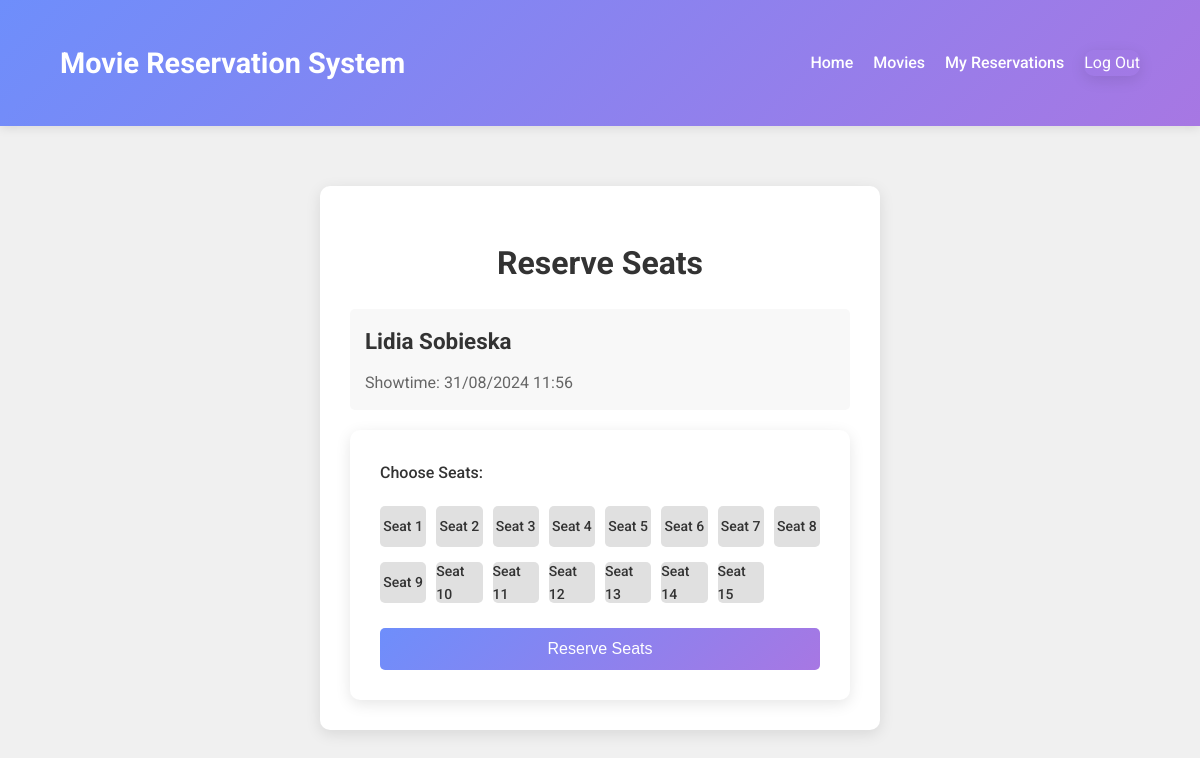
The page /movies/reservation/2/ (signed in) on the database as committed earlier.
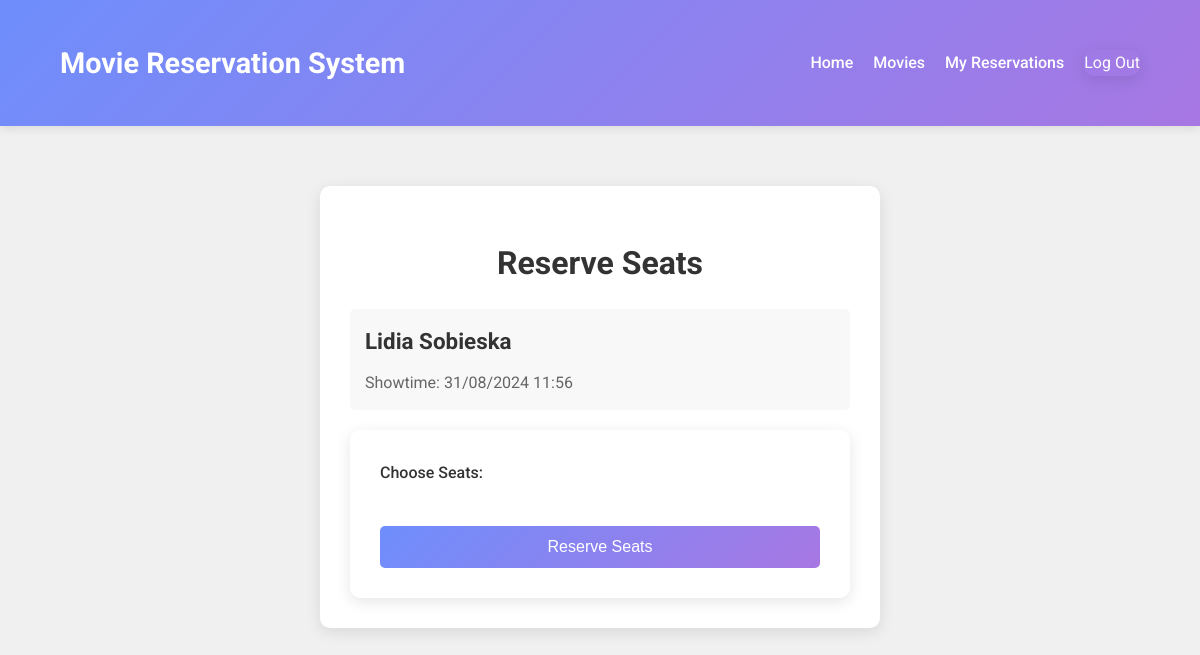
The same page on the database as committed later.
### reservations/models.py (models this page shows, shortened)
class Showtime(models.Model):
    movie = models.ForeignKey(Movie, on_delete=models.CASCADE)
    start_time = models.DateTimeField()
    end_time = models.DateTimeField()
    num_seats = models.PositiveIntegerField(default=50)
    @property
    def formatted_start_time(self):
        return format_datetime(self.start_time)

class Movie(models.Model):
    title = models.CharField(max_length=250)
    description = models.TextField()
    poster_image = models.URLField()
    genre = models.ManyToManyField(Genre)

class Seat(models.Model):
    showtime = models.ForeignKey(Showtime, on_delete=models.CASCADE)
    seat_number = models.CharField(max_length=10)
    is_available = models.BooleanField(default=True)

### reservations/views.py (the view, shortened to what this page needs)
# urls.py: path('reservation/<int:showtime_id>/', views.reservation_form, name='reservation_form'),
@login_required
def reservation_form(request, showtime_id):
    showtime = get_object_or_404(Showtime, pk=showtime_id)
    seats = Seat.objects.filter(showtime=showtime)
    context = {
        'showtime': showtime,
        'seats': seats
    }
    return render(request, 'reservations/reservation_form.html', context)

### reservations/utils/datetime_utils.py (called while the page is built)
def format_datetime(dt, format_string="%d/%m/%Y %H:%M"):
    return dt.strftime(format_string)

### templates/reservations/reservation_form.html (shortened to what this page needs)
{% extends "base.html" %}
{% block content %}
<div class="reservation-form-container">
    <h1>Reserve Seats</h1>
    <div class="movie-info">
        <h2>{{ showtime.movie.title }}</h2>
        <p>Showtime: {{ showtime.formatted_start_time }}</p>
    </div>
    <form method="post" class="reservation-form">
        <div class="form-group">
            <label>Choose Seats:</label>
            <div class="seat-map">
                {% for seat in seats %}
                    <div class="seat {% if not seat.is_available %}unavailable{% endif %}">
                        <label for="seat-{{ seat.id }}">{{ seat.seat_number }}</label>
                    </div>
                {% endfor %}
            </div>
        </div>
        <button type="submit" class="reserve-button">Reserve Seats</button>
    </form>
</div>
{% endblock %}

### templates/base.html (shortened to what this page needs)
{% load static %}
<!DOCTYPE html>
<html lang="en">
<head>
    <link rel="stylesheet" href="{% static 'style.css' %}">
</head>
<body>
    <header>
        <div class="container">
            <h1>Movie Reservation System</h1>
            <nav>
                <ul>
                    <li><a href="{% url 'home' %}">Home</a></li>
                    <li><a href="{% url 'movie_list' %}">Movies</a></li>
                    {% if user.is_authenticated %}
                        <li><a href="{% url 'user_reservations' %}">My Reservations</a></li>
                        <li>
                            <form method="post" action="{% url 'logout' %}" class="logout-form">
                                <button type="submit" class="nav-link">Log Out</button>
                            </form>
                        </li>
                    {% else %}
                        <li><a href="{% url 'login' %}">Log In</a></li>
                        <li><a href="{% url 'signup' %}">Sign Up</a></li>
                    {% endif %}
                </ul>
            </nav>
        </div>
    </header>
    <main class="container">
        {% block content %}
        {% endblock %}
    </main>
</body>
</html>

### static/style.css (style rules this page uses)
body { font-family: 'Roboto', sans-serif; line-height: 1.6; color: #333; background-color: #f0f0f0; margin: 0; padding: 0; }
.container { width: 90%; max-width: 1200px; margin: auto; padding: 20px; }
header { background: linear-gradient(135deg, #6e8efb, #a777e3); padding: 20px 0; box-shadow: 0 2px 10px rgba(0,0,0,0.1); }
header .container { display: flex; justify-content: space-between; align-items: center; }
header h1 { color: #ffffff; margin: 0; font-size: 1.8rem; font-weight: 700; }
nav ul { list-style-type: none; padding: 0; margin: 0; display: flex; }
nav li { margin-left: 20px; }
nav a, .nav-link { color: #ffffff; text-decoration: none; font-size: 16px; font-weight: 500; transition: opacity 0.3s ease; display: inline-block; }
.logout-form { margin: 0; padding: 0; display: flex; align-items: center; background: none; color: #fff; }
.nav-link { background: none; border: none; padding: 0; font: inherit; cursor: pointer; color: inherit; }
form { background: #ffffff; padding: 30px; border-radius: 10px; box-shadow: 0 4px 15px rgba(0,0,0,0.1); }
button { display: inline-block; background: linear-gradient(135deg, #6e8efb, #a777e3); color: #fff; padding: 12px 24px; border: none; border-radius: 5px; cursor: pointer; font-size: 16px; font-weight: 500; transition: opacity 0.3s ease; }
.reservation-form-container { background: #ffffff; border-radius: 10px; padding: 30px; box-shadow: 0 4px 15px rgba(0,0,0,0.1); max-width: 500px; margin: 40px auto; }
.reservation-form-container h1 { color: #333; margin-bottom: 20px; text-align: center; }
.movie-info { background: #f8f8f8; border-radius: 5px; padding: 15px; margin-bottom: 20px; }
.movie-info h2 { color: #333; margin: 0 0 10px 0; font-size: 1.4rem; }
.movie-info p { color: #666; margin: 0; }
.reservation-form .form-group { margin-bottom: 20px; }
.reservation-form label { display: block; margin-bottom: 5px; color: #333; font-weight: 500; }
.reserve-button { display: block; width: 100%; padding: 12px; background: linear-gradient(135deg, #6e8efb, #a777e3); color: #fff; border: none; border-radius: 5px; font-size: 16px; font-weight: 500; cursor: pointer; transition: opacity 0.3s ease; }

Rows that differ between the two databases and show on the page:
removed Seat: seat_number "Seat 1"
removed Seat: seat_number "Seat 2"
removed Seat: seat_number "Seat 3"
removed Seat: seat_number "Seat 4"
removed Seat: seat_number "Seat 5"
removed Seat: seat_number "Seat 6"
removed Seat: seat_number "Seat 7"
removed Seat: seat_number "Seat 8"
removed Seat: seat_number "Seat 9"
removed Seat: seat_number "Seat 10"
removed Seat: seat_number "Seat 11"
removed Seat: seat_number "Seat 12"
removed Seat: seat_number "Seat 13"
removed Seat: seat_number "Seat 14"
removed Seat: seat_number "Seat 15"
